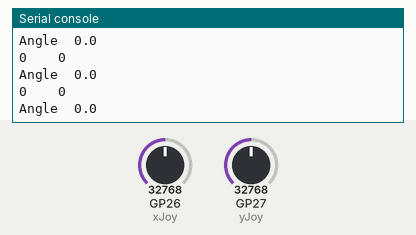
Bench run of a program on a simulated Raspberry Pi Pico running MicroPython. On the bench: the last lines printed to the serial console. Inputs (shaded band) come from the test bench; at power-on: GP26 (xJoy) = 32768, GP27 (yJoy) = 32768 (analog values on the 0–65535 scale).

Above: at 1.2 s.
1.3 s: GP26 (xJoy) set to 45874
At 1.38 s:
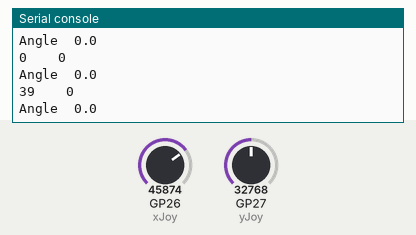
2.8 s: GP27 (yJoy) set to 45874
At 2.89 s:
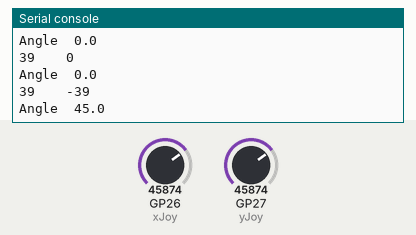
4.3 s: GP26 (xJoy) set to 57670
At 4.3 s:
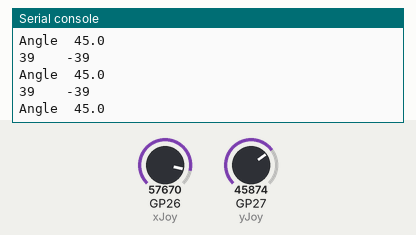
5.8 s: GP27 (yJoy) set to 57670
At 5.82 s:
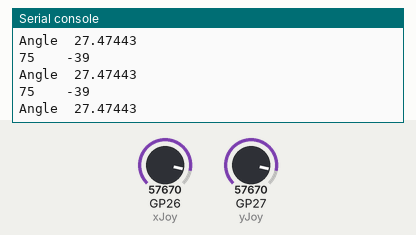
Timing chart, 0 to 8.3 s (numbered marks = the images above; inputs shaded):
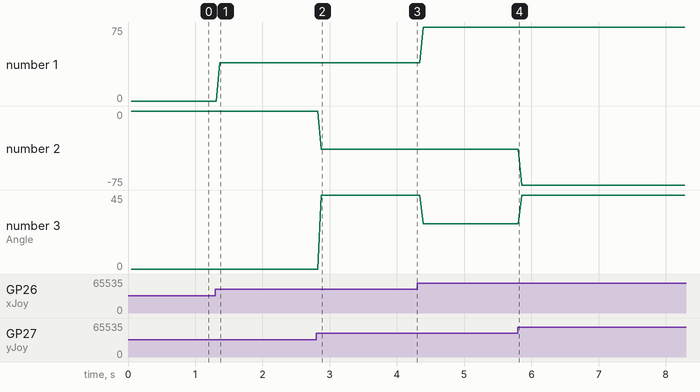

The program:

PW_56_Joystick.py
```python
'''
PW_56 basic joystick, calibrated x and y for -100 to +100 each and then used math.atan2 to find arc tangent (in radians) and then angle.
PW_59 will be beginning of using joystic to control the servo
'''
from machine import ADC,Pin
from time import sleep
import math
xPin=26
yPin=27
xJoy=ADC(Pin(xPin))
yJoy=ADC(Pin(yPin))
try:
    while True:
        xVal=xJoy.read_u16()
        yVal=yJoy.read_u16()
        # print('xVal: ',xVal,' yVal: ',yVal)
        sleep(.05)
        vCal=int(-0.00306*yVal +100.766)
        hCal= int(0.00306*xVal -100.766)
        mag =math.sqrt(hCal**2 + vCal**2)
        if mag<=2:
            vCal =0
            hCal=0
        print(hCal,'  ',vCal)
        angle= math.atan2(vCal,hCal)*180/math.pi
        if angle <0:
            # angle = angle+360   ## this makes the negatives into 180 to 360
            angle = angle*(-1)
        print('Angle ',angle)


except KeyboardInterrupt:
    print('END')
    
```

Measured:
- after the input at 1.3 s, the serial console: prints a new line after 0.06 s (image 1)
- after the input at 2.8 s, the serial console: prints a new line after 0.08 s (image 2)
- plotted number 1: 0 → 39 after the input at 1.3 s, 39 → 75 after the input at 4.3 s
- plotted number 2: 0 → -39 after the input at 2.8 s, -39 → -75 after the input at 5.8 s
- plotted number 3: 0 → 45 after the input at 2.8 s, 45 → 27.47 after the input at 4.3 s
